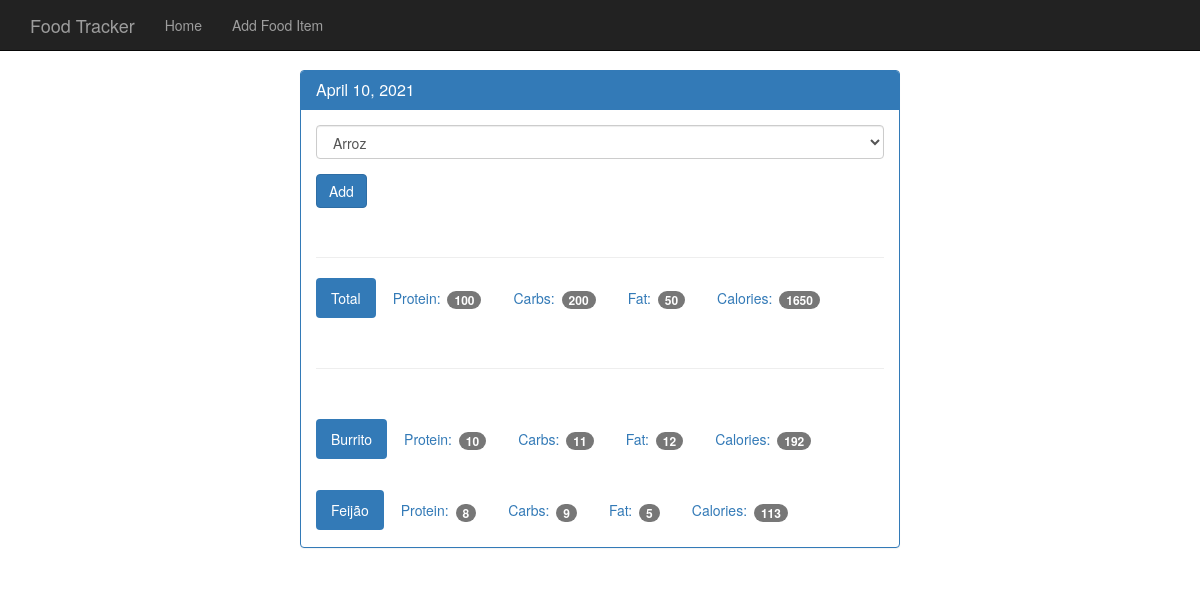
The app's page /day/2 with its own data.
### tables this page shows
CREATE TABLE daily_intake (
    date_id    integer not null,
    food_id    integer not null,
    primary key (date_id, food_id)
);

CREATE TABLE foods (
    id         integer primary key autoincrement,
    name       text    not null,
    protein    integer not null,
    carbs      integer not null,
    fat        integer not null,
    calories   integer not null
);

### app.py (the view)
@app.route('/day/<date_id>', methods=['GET'])
def get_day(date_id):
    db = open_db()
    cur = db.execute(' select d.id, d.entry_date from dates d where d.id = ? ', [date_id])
    date = cur.fetchone()
    date_db = datetime.strptime(str(date['entry_date']), '%Y%m%d')
    date_ft = datetime.strftime(date_db, '%B %d, %Y')
    cur = db.execute(' select f.id, f.name from foods f order by f.name ')
    foods = cur.fetchall()
    cur = db.execute(' select i.date_id, d.entry_date, i.food_id, f.name, f.protein, f.carbs, f.fat, f.calories from daily_intake i join dates d on d.id = i.date_id join foods f on f.id = i.food_id where i.date_id = ? ', [date_id])
    intakes = cur.fetchall()
    return render_template('day.html', date_id=date_id, date_ft=date_ft, foods=foods, intakes=intakes)

### app.py (called while the page is built)
def connect_db():
    sql = sqlite3.connect('/home/mmlcasag/python/food_tracker/database/food_tracker.db')
    sql.row_factory = sqlite3.Row
    return sql

def open_db():
    if not hasattr(g, 'sqlite3_db'):
        g.sqlite3_db = connect_db()
    return g.sqlite3_db

### templates/day.html (shortened to what this page needs)
<!DOCTYPE html>
<html lang="en">
  <head>
    <link href="{{ url_for('static', filename='bootstrap.min.css') }}" rel="stylesheet">
    <link href="{{ url_for('static', filename='theme.css') }}" rel="stylesheet">
  </head>
  <body>
    <nav class="navbar navbar-inverse navbar-fixed-top">
      <div class="container">
        <div class="navbar-header">
          <a class="navbar-brand" href="#">Food Tracker</a>
        </div>
        <div id="navbar" class="navbar-collapse collapse">
          <ul class="nav navbar-nav">
            <li><a href="#">Home</a></li>
            <li><a href="#">Add Food Item</a></li>
          </ul>
        </div>
      </div>
    </nav>
    <div class="container theme-showcase col-sm-6 col-sm-offset-3" role="main">
      <div class="row">
        <div>
          <div class="panel panel-primary">
            <div class="panel-heading">
              <h3 class="panel-title">{{ date_ft }}</h3>
            </div>
            <div class="panel-body">
              <form method="POST" action="{{ url_for('post_day') }}">
                <div class="form-group">
                  <select class="form-control" name="food">
                    {% for food in foods %}
                      <option value="{{ food.id }}">{{ food.name }}</option>
                    {% endfor %}
                  </select>
                </div>
                <button type="submit" class="btn btn-primary">Add</button>
              </form>
              <div class="page-header"></div>
              <ul class="nav nav-pills" role="tablist">
                <li class="active"><a>Total</a></li>
                <li><a>Protein: <span class="badge">100</span></a></li>
                <li><a>Carbs: <span class="badge">200</span></a></li>
                <li><a>Fat: <span class="badge">50</span></a></li>
                <li><a>Calories: <span class="badge">1650</span></a></li>
              </ul>
              <div class="page-header"></div>
            </div>
            {% for intake in intakes %}
              <div class="panel-body">
                <ul class="nav nav-pills" role="tablist">
                  <li class="active"><a>{{ intake.name }}</a></li>
                  <li><a>Protein: <span class="badge">{{ intake.protein }}</span></a></li>
                  <li><a>Carbs: <span class="badge">{{ intake.carbs }}</span></a></li>
                  <li><a>Fat: <span class="badge">{{ intake.fat }}</span></a></li>
                  <li><a>Calories: <span class="badge">{{ intake.calories }}</span></a></li>
                </ul>
              </div>
            {% endfor %}
          </div>
        </div>
      </div>
    </div>
  </body>
</html>

### static/theme.css (style rules this page uses)
body { padding-top: 70px; padding-bottom: 30px; }

### records on screen
daily_intake: name "Burrito", protein "10", carbs "11", fat "12", calories "192"
daily_intake: name "Feijão", protein "8", carbs "9", fat "5", calories "113"

### other values on screen
{{ date_ft }} "April 10, 2021"
form field food "Arroz"
